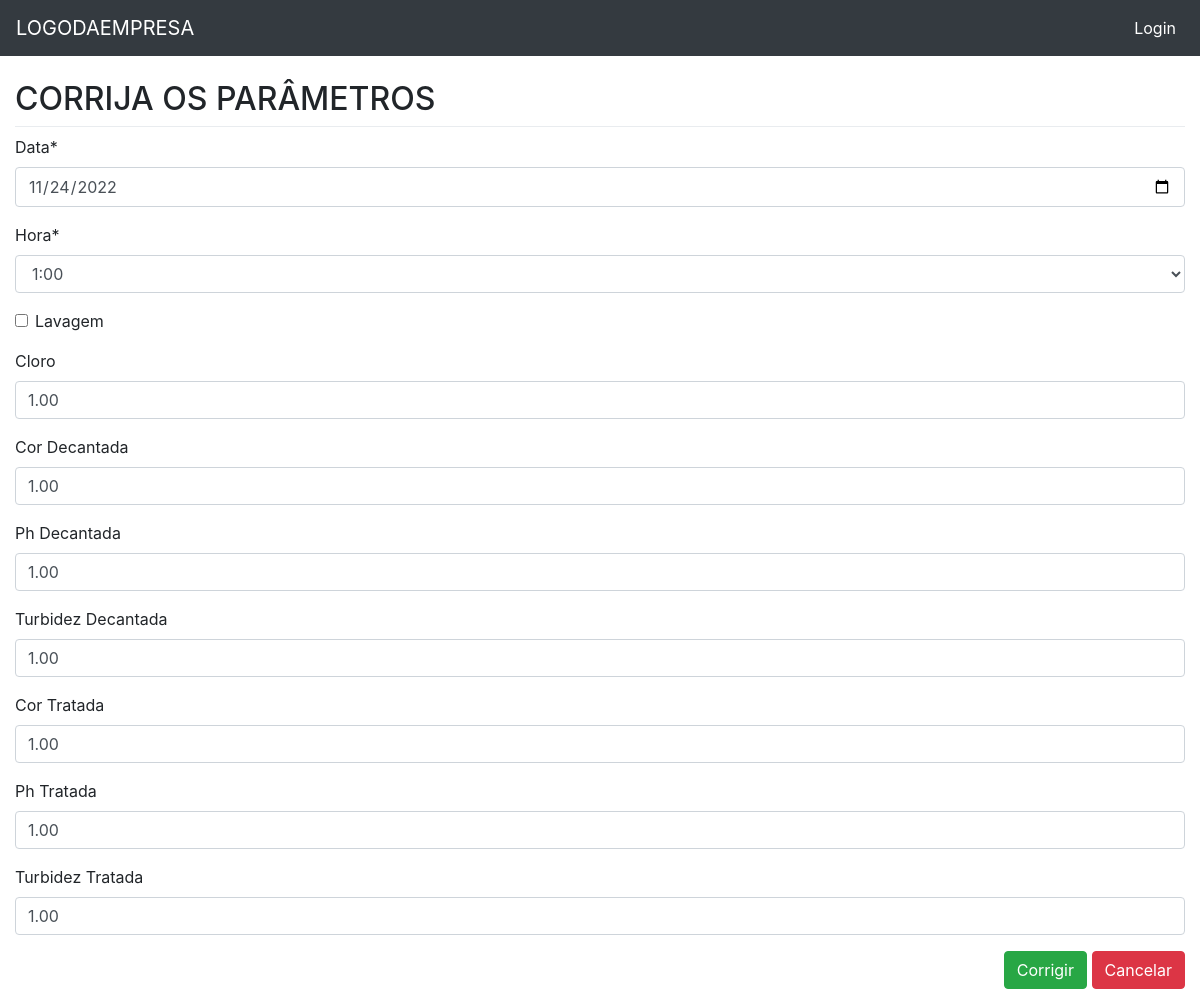
Page /eta_dois/update/3 on the committed database.
### eta_dois/models.py (models this page shows, shortened)
class Etadois(models.Model):
    data = models.DateField('Data', auto_now=False, auto_now_add=False)
    hora = models.CharField(max_length=5, choices=HORA_CHOICE)
    lavagem = models.BooleanField('Lavagem', default=False, blank=True)
    cloro = models.DecimalField('Cloro', max_digits=4, decimal_places=2, blank=True, null=True)
    cor_d = models.DecimalField('Cor Decantada', max_digits=4, decimal_places=2, blank=True, null=True)
    ph_d = models.DecimalField('Ph Decantada', max_digits=4, decimal_places=2, blank=True, null=True)
    turbidez_d = models.DecimalField('Turbidez Decantada', max_digits=4, decimal_places=2, blank=True, null=True)
    cor_t = models.DecimalField('Cor Tratada', max_digits=4, decimal_places=2, blank=True, null=True)
    ph_t = models.DecimalField('Ph Tratada', max_digits=4, decimal_places=2, blank=True, null=True)
    turbidez_t = models.DecimalField('Turbidez Tratada', max_digits=4, decimal_places=2, blank=True, null=True)
    class Meta:
        ordering = ('-data',)
        verbose_name = 'ETA DOIS'

### eta_dois/views.py (the view)
# urls.py: path('update/<int:pk>', v.eta_dois_update, name='eta_dois_update'),
def eta_dois_update(request, pk):
    template_name = 'eta_dois_update.html'
    obj = Etadois.objects.get(pk=pk)
    form = EtaDoisForm(request.POST or None, instance=obj)
    if request.method == 'POST':
        if form.is_valid():
            form.save()
            return HttpResponseRedirect(reverse('eta_dois:eta_dois_list'))
    context = {'form': form}
    return render(request, template_name, context)

### eta_dois/forms.py
class EtaDoisForm(forms.ModelForm):
    data = forms.DateField(
        label='Data',
        widget=forms.DateInput(
            format='%Y-%m-%d',
            attrs={
                'type': 'date'
            }),
        input_formats=('%Y-%m-%d',),
    )
    class Meta:
        model = Etadois
        fields = '__all__'

### eta_dois/templates/eta_dois_update.html (shortened to what this page needs)
{% extends "base.html" %}
{% load static %}
{% load crispy_forms_tags %}
{% block content %}
    <h2>CORRIJA OS PARÂMETROS </h2>
    <div class="dropdown-divider"></div>
    <form action="" method="POST" >
    {{ form|crispy }}
    <span class="pull-right">
      <button type="submit" class="btn btn-success">Corrigir</button>
      <button type="reset" class="btn btn-danger" onclick="location.href = '{% url 'eta_dois:eta_dois_list' %}'">Cancelar</button>
    </span>
{% endblock %}

### core/static/css/style.css (style rules this page uses)
body { margin-top: 80px; }

### rows in the picture
Etadois: data "11/24/2022", hora "1:00", cloro "1.00", cor_d "1.00", ph_d "1.00", turbidez_d "1.00", cor_t "1.00", ph_t "1.00", turbidez_t "1.00"
